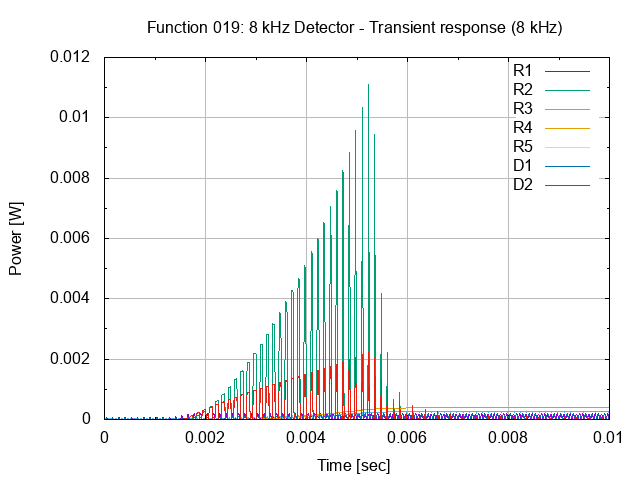

Reproduce this figure in gnuplot.
# setup terminal
set term png

# setup graph
set output "26.019.00.03.01.png"
set title "Function 019: 8 kHz Detector - Transient response (8 kHz)"

# setup Y-axis
set grid ytics lt 1 lw 1 lc rgb "#bbbbbb"
set mytics
set ylabel "Power [W]"

# setup X-axis
set grid xtics lt 1 lw 1 lc rgb "#bbbbbb"
set mxtics
set xrange [0:0.01]
set xlabel "Time [sec]"

# setup plot style
set style data lines
plot '26.019.00.03.01.dat' using 1:2 title "R1", \
     '26.019.00.03.01.dat' using 1:3 title "R2", \
     '26.019.00.03.01.dat' using 1:4 title "R3", \
     '26.019.00.03.01.dat' using 1:5 title "R4", \
     '26.019.00.03.01.dat' using 1:6 title "R5", \
     '26.019.00.03.01.dat' using 1:7 title "D1", \
     '26.019.00.03.01.dat' using 1:8 title "D2"

# set output back to default
set output

# reset terminal type
set terminal pop
